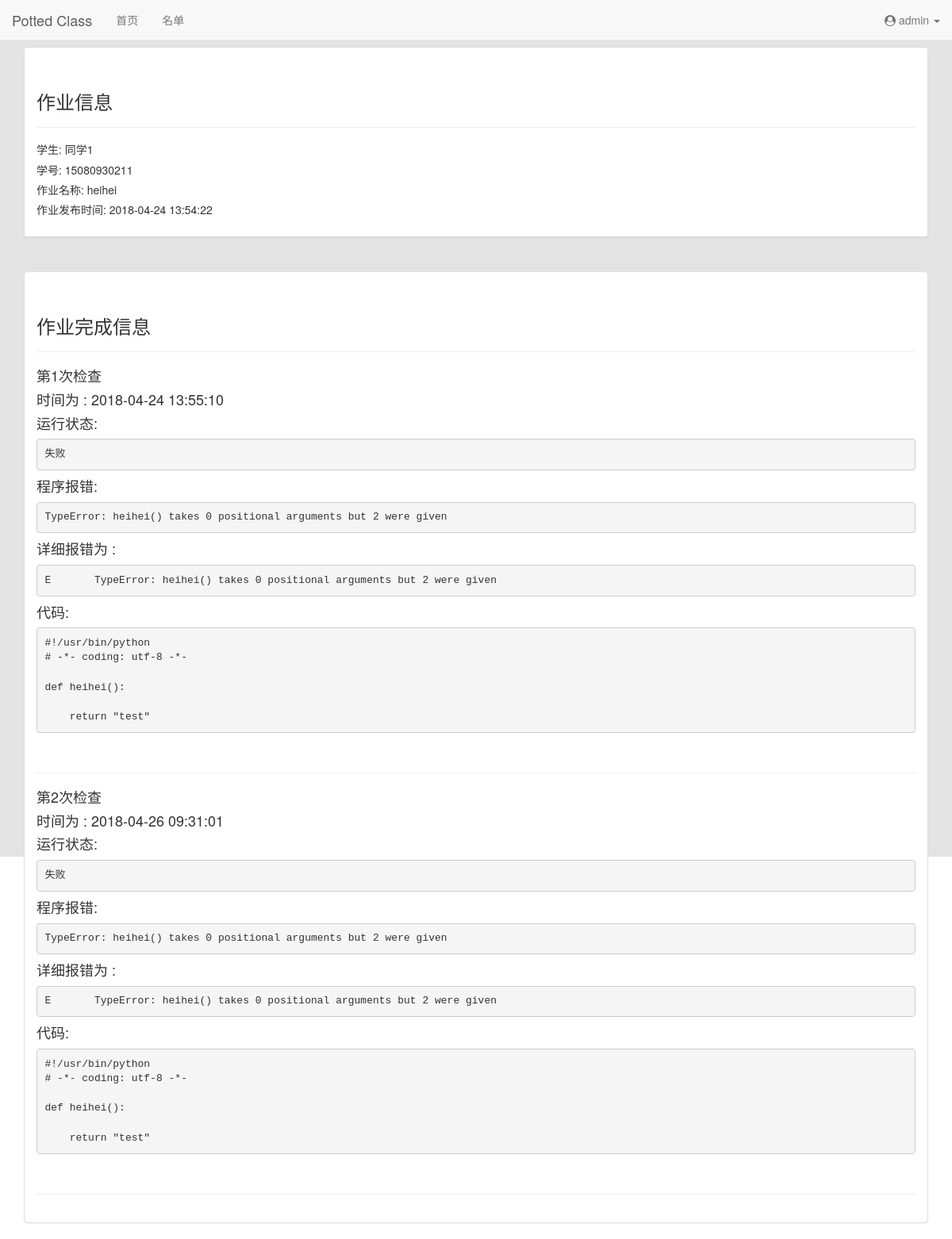
Page /details/1/15080930211/ (signed in) on the committed database.
### tables this page shows
CREATE TABLE students(
id integer primary key autoincrement,
sid  int,
sname char(4)
);

CREATE TABLE works(
id integer primary key autoincrement,
name char(20),
filename char(10),
time char(20)
);

### flaskr.py (the view)
@app.route("/details/<int:wid>/<int:sid>/")
def details(wid, sid):
    if not session.get('logged_in'):
        return redirect("login")
    cur = g.db.execute("select content from status where wid = ? and sid = ?",[wid, sid])
    data = [row[0] for row in cur.fetchall()]
    w = g.db.execute("select * from works where id = ?",[wid])
    w = [dict(id=row[0], name=row[1], filename=row[2], time=row[3]) for row in w.fetchall()][0]
    s = g.db.execute("select * from students where sid = ?",[sid])
    s = [dict(id=row[0], sid=row[1], sname=row[2]) for row in s.fetchall()][0]
    content = g.db.execute("select content from status where wid = ? and sid = ?",[wid, sid])
    content = [row[0] for row in content.fetchall()][0]
    content = re.sub("\'", "\"", content)
    data = json.loads(content)
    content = []
    for i in data:
        L = {}
        r = data[i]["result"]
        data[i]["result"] = base64.b64decode(r).decode()
        m = data[i]["message"]
        data[i]["message"] = base64.b64decode(m).decode()
        if "code" in data[i]:
            c = data[i]["code"]
            a = base64.b64decode(c).decode()
            data[i]["code"] = base64.b64decode(a).decode()
        L[i] = data[i]
        content.append(L)
    return render_template("details.html", w=w, s=s, content=content)

### flaskr.py (called while the page is built)
def connect_db():
    return sqlite3.connect(app.config['DATABASE'])

@app.before_request
def before_request():
    g.db = connect_db()

@app.teardown_request
def teardown_request(exception):
    g.db.commit()
    g.db.close()

### templates/details.html (shortened to what this page needs)
{% extends "base.html" %}
{% block main %}
<div class="area">
    <div class="panel panel-default animated fadeInUp">
        <div class="panel-body">
            <div class="page-header">
                <h3>作业信息</h3>
            </div>
            <h5>学生: {{ s.sname }}</h5>
            <h5>学号: {{ s.sid }}</h5>
            <h5>作业名称: {{ w.name }}</h5>
            <h5>作业发布时间: {{ w.time }}</h5>
        </div>
    </div>
</div>
<div class="area">
    <div class="panel panel-default animated fadeInUp">
        <div class="panel-body">
            <div class="page-header">
                <h3>作业完成信息</h3>
            </div>
            {% for con in content %}
                {% for i in con %}
                    <h4>第{{ i }}次检查</h4>
                    <h4>时间为 : {{ con[i]["time"] }}</h4>
                    {% if con[i]["info"] == "1" %}
                        <h4>运行状态: </h4>
                        <pre>失败</pre>
                        <h4>程序报错:  </h4>
                        <pre>{{ con[i]["message"] }}</pre>
                        <h4>详细报错为 :</h4>
                        <pre>{{ con[i]["result"] }}</pre>
                        <h4>代码: </h4>
                        <pre>{{ con[i]["code"] }}</pre>
                    {% elif con[i]["info"] == "2" %}
                        <h4>运行状态: </h4>
                        <pre>成功</pre>
                        <h4>程序运行结果: </h4>
                        <pre>{{ con[i]["result"] }}</pre>
                    {% elif con[i]["info"] == "3" %}
                        <h4>运行状态: </h4>
                        <pre>找不到文件</pre>
                        <h4>程序报错:  </h4>
                        <pre>{{ con[i]["message"] }}</pre>
                    {% endif %}
                {% endfor %}
                <br />
                <hr />
            {% endfor %}
        </div>
    </div>
</div>
{% endblock %}

### static/css/kuari.css (style rules this page uses)
body { background-image: url('/static/img/cat.jpg'); background-repeat:no-repeat; background-attachment:fixed }
.area { padding-top: 2%; }

### rows in the picture
students: sname "同学1", sid "15080930211"
works: name "heihei", time "2018-04-24 13:54:22"

### other values in the picture
{{ session["username"] }} "admin"
{{ i }} "1" "2"
{{ con[i]["time"] }} "2018-04-24 13:55:10" "2018-04-26 09:31:01"
{{ con[i]["message"] }} "TypeError: heihei() takes 0 positional arguments but 2 were given" "TypeError: heihei() takes 0 positional arguments but 2 were given"
{{ con[i]["result"] }} "E TypeError: heihei() takes 0 positional arguments but 2 were given" "E TypeError: heihei() takes 0 positional arguments but 2 were given"
{{ con[i]["code"] }} "#!/usr/bin/python # -*- coding: utf-8 -*- def heihei(): return \"test\"" "#!/usr/bin/python # -*- coding: utf-8 -*- def heihei(): return \"test\""
